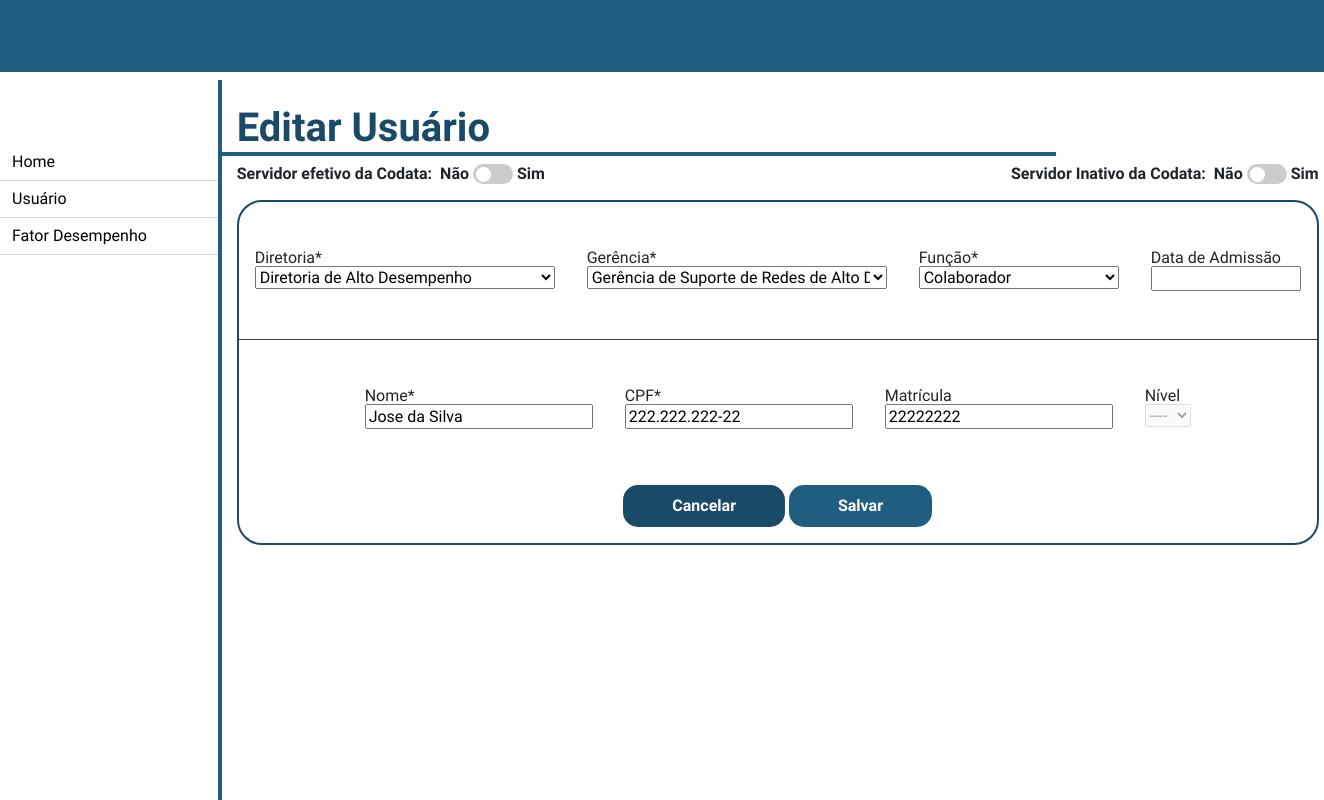
The app's page /recursos_humanos/editar_usuario/2 with its own data.
### recursos_humanos/models.py (models this page shows, shortened)
class Diretoria(models.Model):
    diretoria = models.CharField(max_length=100, blank=False, null=False)
    sigla = models.CharField(max_length=10, blank=False, null=False)
    def __str__(self) -> str:
        return self.diretoria

class Gerencia(models.Model):
    gerencia = models.CharField(max_length=100, blank=False, null=False)
    diretoria = models.ForeignKey(Diretoria, on_delete=models.CASCADE)
    class Meta:
        verbose_name = "Gerência"
    def __str__(self) -> str:
        return self.gerencia

class Usuario(models.Model):
    FUNCAO = (
        ('presidente', "Presidente"),
        ('diretos', "Diretor"),
        ('gerente', "Gerente"),
        ('chefe', "Chefe"),
        ('colaborador', "Colaborador"),
        ('cedido', "Cedido a outro orgão"),
        ('recursos_humanos', "Recursos Humanos"),
    )
    CLASSE = (
        ('classe1', "Classe 1"),
        ('classe2', "Classe 2"),
        ('classe3', "Classe 3"),
    )
    NIVEL = (
        ('', '----'),
        ('i', "I"),
        ('ii', "II"),
        ('iii', "III"),
        ('iv', "IV"),
        ('v', "V"),
        ('vi', "VI"),
        ('vii', "VII"),
        ('viii', "VIII"),
        ('ix', "IX"),
        ('x', "X"),
        ('xi', "XI"),
        ('xii', "XII"),
    )
    nome = models.CharField(max_length=100, blank=False, null=False)
    senha = models.CharField(max_length=20, blank=False, null=False)
    email = models.EmailField(blank=True, null=False)
    cpf = models.CharField(max_length=14, blank=False, null=False)
    matricula = models.CharField(max_length=8, blank=True, null=True)
    data_criacao_usuario = models.DateField(default=datetime.now, blank=False, null=False)
    data_admissao_usuario = models.DateField(blank=True, null=True)
    data_atualizacao_usuario = models.DateField(blank=True, null=True)
    data_inativacao_usuario = models.DateField(blank=True, null=True)
    data_ultima_avaliacao = models.DateField(blank=True, null=True)
    setor = models.CharField(max_length=50, blank=True)
    cargo = models.CharField(max_length=50, blank=True)
    funcao = models.CharField(max_length=20, choices=FUNCAO)
    classe = models.CharField(max_length=20, choices=CLASSE)
    nivel = models.CharField(max_length=5, choices=NIVEL, blank=True, null=True)
    gerencia = models.ForeignKey('Gerencia', on_delete=models.CASCADE)
    diretoria = models.ForeignKey('Diretoria', on_delete=models.CASCADE)
    efetivo = models.BooleanField(default=False)
    inativo = models.BooleanField(default=False)
    meritos = models.ManyToManyField(FatorDesempenhoMerito, blank=True)
    demeritos = models.ManyToManyField(FatorDesempenhoDemerito, blank=True)
    avaliacoes = models.ManyToManyField(AvaliacaoDesempenho, blank=True)
    class Meta:
        verbose_name = "Usuário"

### recursos_humanos/views.py (the view)
# urls.py: path('editar_usuario/<int:id>', views.editar_usuario, name='editar_usuario'),
def editar_usuario(request, id=None):
    instance = get_object_or_404(Usuario, id=id)
    form = EditarUsuarioForm(request.POST or None, instance=instance)
    instance.data_atualizacao_usuario = datetime.datetime.now()
    if form.is_valid():
        instance = form.save(commit=False)
        instance.save()
        return redirect("listar_usuarios")
    return render(request, "recursos_humanos/editar_usuario.html", {"instance": instance, "form": form})

### recursos_humanos/forms.py
class EditarUsuarioForm(forms.ModelForm):
    def __init__(self, *args, **kwargs):
        super().__init__(*args, **kwargs)
        self.fields['gerencia'].queryset = Gerencia.objects.none()
        data_admissao_usuario = forms.DateField(input_formats='%d/%m/%Y')
        if 'diretoria' in self.data:
            try:
                id_diretoria = int(self.data.get('diretoria'))
                self.fields['gerencia'].queryset = Gerencia.objects.filter(diretoria_id=id_diretoria).order_by('gerencia')
            except (ValueError, TypeError):
                pass  # invalid input from the client; ignore and fallback to empty Gerencia queryset
        elif self.instance.pk:
            self.fields['gerencia'].queryset = self.instance.diretoria.gerencia_set.order_by('gerencia')
    class Meta:
        model = Usuario
        fields = ['efetivo', 'inativo', 'diretoria', 'gerencia', 'funcao', 'data_admissao_usuario', 'nome', 'cpf', 'matricula', 'nivel']

### templates/recursos_humanos/editar_usuario.html (shortened to what this page needs)
{% extends './home.html' %}
{% block 'conteudo' %}
<div class="col m-0 p-0">
    <h1 class="pl-3 my-2 w-75 font-weight-bold">Editar Usuário</h1>
    <form action="" method="post" class="">
        <div class="d-flex flex-row justify-content-between mx-3">
            <div class="d-flex align-items-center">
                <p class="font-weight-bold mr-2">Servidor efetivo da Codata:</p>
                <p class="font-weight-bold mr-1">Não</p>
                <label class="switch m-0">
                    <span class="slider round"></span>
                </label>
                <p class="font-weight-bold ml-1">Sim</p>
            </div>
            <div class="d-flex align-items-center">
                <p class="font-weight-bold mr-2">Servidor Inativo da Codata:</p>
                <p class="font-weight-bold mr-1">Não</p>
                <label class="switch m-0">
                    <span class="slider round"></span>
                </label>
                <p class="font-weight-bold ml-1">Sim</p>
            </div>
        </div>
        <div class="d-flex flex-column align-items-center mt-3 mx-3 aval--bg">
            <div class="row m-0 flex-nowrap">
                <div class="my-5 mx-3">
                    <label class="mb-0" for="{{ form.diretoria.diretoria }}">Diretoria*</label>
                    <div class="diretoria">{{ form.diretoria }}</div>
                </div>
                <div class="my-5 mx-3">
                    <label class="mb-0" for="{{ form.gerencia.gerencia }}">Gerência*</label>
                    <div class="gerencia">{{ form.gerencia }}</div>
                </div>
                <div class="my-5 mx-3">
                    <label class="mb-0" for="{{ form.funcao.funcao }}">Função*</label>
                    <div class="funcao">{{ form.funcao }}</div>
                </div>
                <div class="my-5 mx-3">
                    <label class="mb-0" for="{{ form.data_admissao_usuario.data_admissao_usuario }}">Data de
                        Admissão</label>
                    <div class="data_admissao_usuario">{{ form.data_admissao_usuario }}</div>
                </div>
            </div>
            <div class="border-bottom border-dark w-100"></div>
            <div class="row justify-content-center m-0">
                <div class="mx-3 my-5 fieldWrapper">
                    <label class="mb-0" for="{{ form.nome.nome }}">Nome*</label>
                    <div>{{ form.nome }}</div>
                </div>
                <div class="mx-3 my-5 fieldWrapper">
                    <label class="mb-0" for="{{ form.cpf.cpf }}">CPF*</label>
                    <div>{{ form.cpf }}</div>
                </div>
                <div class="mx-3 my-5 fieldWrapper">
                    <label class="mb-0" for="{{ form.matricula.matricula }}">Matrícula</label>
                    <div>{{ form.matricula }}</div>
                </div>
                <div class="mx-3 my-5 fieldWrapper">
                    <label class="mb-0" for="{{ form.nivel.nivel }}">Nível</label>
                    <div>{{ form.nivel }}</div>
                </div>
            </div>
            <div class="mt-2 mb-3">
                <a href="{% url 'listar_usuarios' %}" class="btn font-weight-bold px-5 py-2 btn--cancelar"
                    id="botao-cancelar">Cancelar</a>
                <input class="btn font-weight-bold px-5 py-2 btn--enviar" type="submit" value="Salvar">
            </div>
        </div>
    </form>
</div>
{% endblock %}

### locallibrary/static/styles/style.css (style rules this page uses)
html, body, div, span, applet, object, iframe, h1, h2, h3, h4, h5, h6, p, blockquote, pre, a, abbr, acronym, address, big, cite, code, del, dfn, em, img, ins, kbd, q, s, samp, small, strike, strong, sub, sup, tt, var, b, u, i, center, dl, dt, dd, ol, ul, li, fieldset, form, label, legend, table, caption, tbody, tfoot, thead, tr, th, td, article, aside, canvas, details, embed, figure, figcaption, footer, header, hgroup, menu, nav, output, ruby, section, summary, time, mark, audio, video { margin: 0; padding: 0; border: 0; font-size: 100%; vertical-align: baseline; }
body { line-height: 1; font-family: "Rhodium Libre", serif; }
h1 { color: #194b69; border-bottom-width: 4px; border-bottom-style: solid; border-bottom-color: #205e7f; font-size: 2.5em; }
.aval--bg { border-radius: 25px; border: 2px solid #194b69; }
.btn--enviar { color: white; background: #205e7f; border-radius: 15px; }
.btn--cancelar { color: white; background-color: #194b69; border-radius: 15px; }
.switch { position: relative; display: inline-block; width: 40px; height: 20px; }
.slider { position: absolute; cursor: pointer; top: 0; left: 0; right: 0; bottom: 0; background-color: #ccc; transition: 0.4s; }
.slider:before { position: absolute; content: ""; height: 15px; width: 15px; left: 3px; bottom: 2px; background-color: white; transition: 0.4s; }
.slider.round { border-radius: 34px; }
.slider.round:before { border-radius: 50%; }
.diretoria select, .gerencia select { width: 300px; }
.funcao select { width: 200px; }
.data_admissao_usuario input { width: 150px; }

### records on screen
Diretoria: diretoria "Diretoria de Alto Desempenho"
Gerencia: gerencia "Gerência de Suporte de Redes de Alto Desempenho"
Usuario: funcao "Colaborador", nome "Jose da Silva", cpf "222.222.222-22", matricula "22222222", nivel "----"
